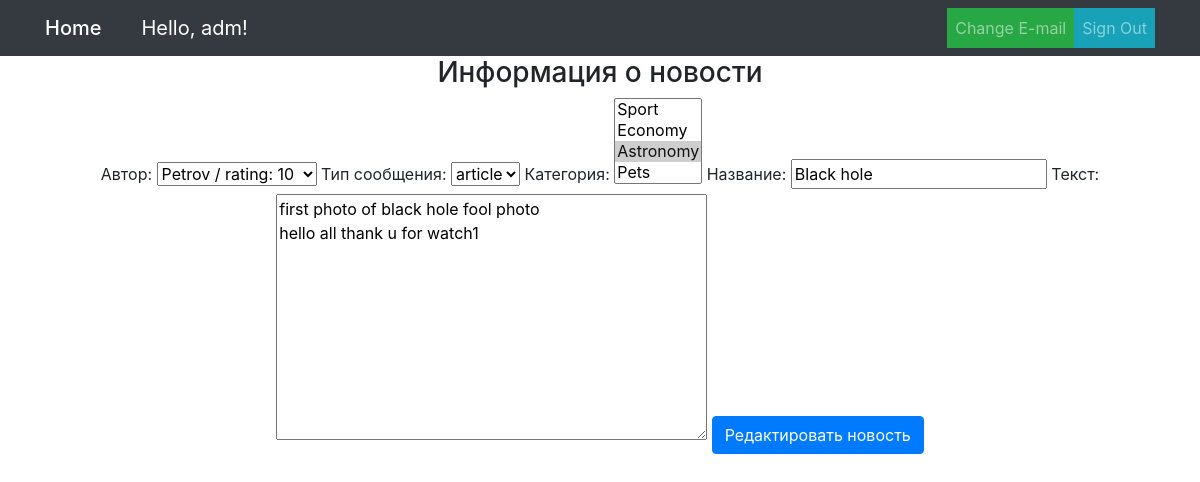
Page /news/2/edit/ (signed in) on the earlier database version.
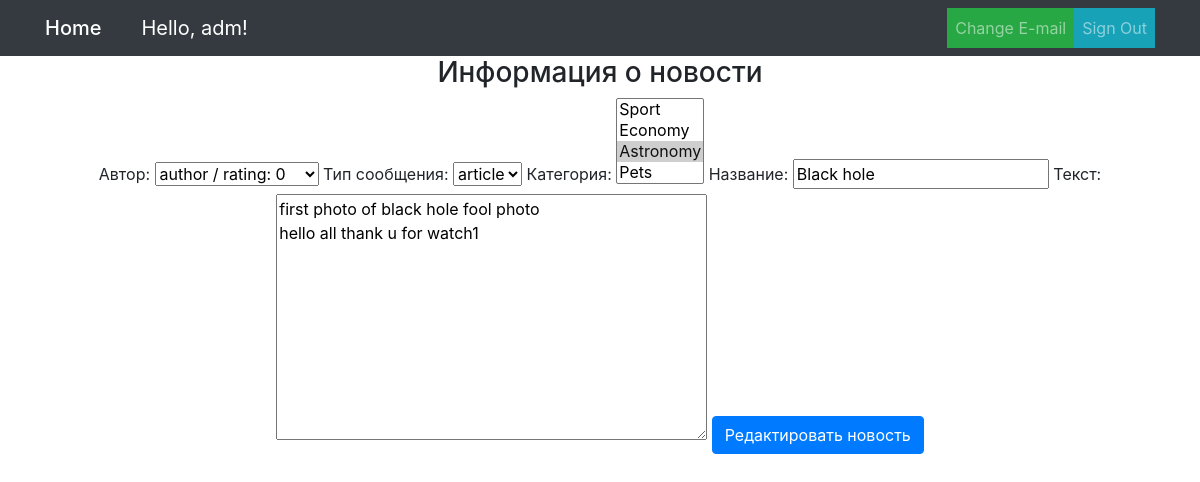
Same page on the later database version.
### NewsPaper/models.py (models this page shows, shortened)
class Post(models.Model):
    author = models.ForeignKey(Author, on_delete=models.CASCADE, verbose_name='Автор')
    type = models.CharField(max_length=3, choices=PostTypes, default=article, verbose_name='Тип сообщения', null=True)
    updated = models.DateTimeField(auto_now_add=True, verbose_name='Дата обновления')
    title = models.CharField(max_length=250, verbose_name='Название', null=True)
    text = models.TextField(verbose_name='Текст', null=True)
    rating = models.IntegerField(default=0, verbose_name='Рейтинг')
    categories = models.ManyToManyField(Category, through='PostCategory', verbose_name='Категория')

### NewsPaper/views.py (the view)
# urls.py: path('<int:pk>/edit/', PostUpdateView.as_view(), name='news_update'),
class PostUpdateView(PermissionRequiredMixin, UpdateView):
    permission_required = ('NewsPaper.change_post')
    template_name = 'news_create.html'
    form_class = PostForm
    def get_object(self, **kwargs):
        id = self.kwargs.get('pk')
        post = Post.objects.get(pk=id)
        if id is None:
            return Post.objects.get(pk=0)
        if self.request.user.is_superuser:
            return post
        elif self.request.user == post.author.user:
            return post
        else:
            return Post.objects.get(pk=0)

### NewsPaper/forms.py
class PostForm(ModelForm):
    class Meta:
        model = Post
        fields = ('author', 'type', 'categories', 'title', 'text')

### NewsPaper/models.py (called while the page is built)
    def __str__(self):
        str = f'{self.name}'
        return str

    def __str__(self):
        str = f'{self.user.username} / rating: {self.rating}'
        return str

### templates/news_create.html (shortened to what this page needs)
{% extends 'base.html' %}
{% load bootstrap_tags %}
{% block content %}
<h3>Информация о новости</h3>
<form method="POST">
    {{ form|as_bootstrap }}
    {% if object.id %}
        <input type="submit" value="Редактировать новость" class="btn btn-primary">
    {% else %}
        <input type="submit" value="Добавить новость" class="btn btn-primary">
    {% endif %}
</form>
{% endblock content %}

### templates/base.html (shortened to what this page needs)
{% load static %}
<!DOCTYPE html>
<html lang="en">
<head>
  <link href="{% static 'vendor/bootstrap/css/bootstrap.min.css' %}" rel="stylesheet">
</head>
<body>
  <nav class="navbar navbar-expand-lg navbar-dark bg-dark static-top">
    <div class="container">
      <span>
        <a class="navbar-brand mb-0 h1" href="/news/">Home</a>
      </span>
      <div class="collapse navbar-collapse pl-4" id="navbarResponsive">
        {% if user.is_authenticated %}
          <span class="navbar-brand">Hello, {{ user.username }}!</span>
        {% endif %}
      </div>
      <div class="collapse navbar-collapse" id="navbarResponsive">
        <ul class="navbar-nav ml-auto">
        {% if user.is_authenticated %}
          <li class="nav-item btn-success"><a class="nav-link" href="{% url 'account_email' %}">Change E-mail</a></li>
          <li class="nav-item btn-info"><a class="nav-link" href="{% url 'account_logout' %}">Sign Out</a></li>
        {% else %}
          <li class="nav-item btn-success"><a class="nav-link" href="{% url 'account_login' %}">Sign In</a></li>
          <li class="nav-item btn-info"><a class="nav-link" href="{% url 'account_signup' %}">Sign Up</a></li>
        {% endif %}
        </ul>
      </div>
    </div>
  </nav>
  <div class="title">
  <div>
  <div class="container">
    <div class="row">
      <div class="col-lg-12 text-center">
        {% block body %}
        {% block content %}{% endblock content %}
        {% endblock body %}
      </div>
    </div>
  </div>
</body>
</html>

Differences in the rows shown:
changed Post "article": author "Petrov / rating: 10" → "author / rating: 0"
